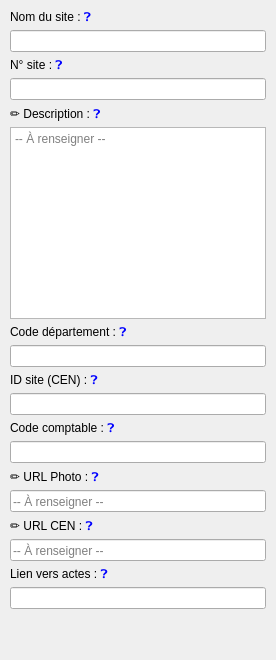
<widget class="QWidget" name="siteTab_0_scrollContents"><layout class="QVBoxLayout" name="siteTab_0_innerLayout"><property name="leftMargin"><number>10</number></property><property name="topMargin"><number>10</number></property><property name="rightMargin"><number>10</number></property><item>
                          <widget class="QLabel" name="lbl_txtSite_nom_site">
                            <property name="text"><string>Nom du site : &lt;a href="?" style="text-decoration:none;"&gt;❓&lt;/a&gt;</string></property>
                          <property name="textFormat"><enum>Qt::RichText</enum></property><property name="textInteractionFlags"><set>Qt::LinksAccessibleByMouse</set></property></widget>
                        </item>
                        <item>
                          <widget class="QLineEdit" name="txtSite_nom_site">
                            <property name="readOnly"><bool>true</bool></property>
                          </widget>
                        </item>
                        <item>
                          <widget class="QLabel" name="lbl_txtSite_num_site">
                            <property name="text"><string>N° site : &lt;a href="?" style="text-decoration:none;"&gt;❓&lt;/a&gt;</string></property>
                          <property name="textFormat"><enum>Qt::RichText</enum></property><property name="textInteractionFlags"><set>Qt::LinksAccessibleByMouse</set></property></widget>
                        </item>
                        <item>
                          <widget class="QLineEdit" name="txtSite_num_site">
                            <property name="readOnly"><bool>true</bool></property>
                          </widget>
                        </item>
                        <item>
                  <widget class="QLabel" name="label_desc">
                    <property name="text"><string>✏️ Description : &lt;a href="?" style="text-decoration:none;"&gt;❓&lt;/a&gt;</string></property>
                  <property name="textFormat"><enum>Qt::RichText</enum></property><property name="textInteractionFlags"><set>Qt::LinksAccessibleByMouse</set></property></widget>
                </item><item>
                  <widget class="QTextEdit" name="txtDescription">
                    <property name="minimumSize">
                      <size><width>0</width><height>80</height></size>
                    </property>
                    <property name="placeholderText"><string>-- À renseigner --</string></property>
                  </widget>
                </item><item>
                          <widget class="QLabel" name="lbl_txtSite_code_departement">
                            <property name="text"><string>Code département : &lt;a href="?" style="text-decoration:none;"&gt;❓&lt;/a&gt;</string></property>
                          <property name="textFormat"><enum>Qt::RichText</enum></property><property name="textInteractionFlags"><set>Qt::LinksAccessibleByMouse</set></property></widget>
                        </item>
                        <item>
                          <widget class="QLineEdit" name="txtSite_code_departement">
                            <property name="readOnly"><bool>true</bool></property>
                          </widget>
                        </item>
                        <item>
                          <widget class="QLabel" name="lbl_txtSite_id_site_cen">
                            <property name="text"><string>ID site (CEN) : &lt;a href="?" style="text-decoration:none;"&gt;❓&lt;/a&gt;</string></property>
                          <property name="textFormat"><enum>Qt::RichText</enum></property><property name="textInteractionFlags"><set>Qt::LinksAccessibleByMouse</set></property></widget>
                        </item>
                        <item>
                          <widget class="QLineEdit" name="txtSite_id_site_cen">
                            <property name="readOnly"><bool>true</bool></property>
                          </widget>
                        </item>
                        <item>
                          <widget class="QLabel" name="lbl_txtSite_code_compta">
                            <property name="text"><string>Code comptable : &lt;a href="?" style="text-decoration:none;"&gt;❓&lt;/a&gt;</string></property>
                          <property name="textFormat"><enum>Qt::RichText</enum></property><property name="textInteractionFlags"><set>Qt::LinksAccessibleByMouse</set></property></widget>
                        </item>
                        <item>
                          <widget class="QLineEdit" name="txtSite_code_compta">
                            <property name="readOnly"><bool>true</bool></property>
                          </widget>
                        </item>
                        <item>
                  <widget class="QLabel" name="label_url_photo">
                    <property name="text"><string>✏️ URL Photo : &lt;a href="?" style="text-decoration:none;"&gt;❓&lt;/a&gt;</string></property>
                  <property name="textFormat"><enum>Qt::RichText</enum></property><property name="textInteractionFlags"><set>Qt::LinksAccessibleByMouse</set></property></widget>
                </item><item>
                  <widget class="QLineEdit" name="txtUrlPhoto">
                    <property name="placeholderText"><string>-- À renseigner --</string></property>
                  </widget>
                </item><item>
                      <widget class="QLabel" name="label_url_cen">
                        <property name="text"><string>✏️ URL CEN : &lt;a href="?" style="text-decoration:none;"&gt;❓&lt;/a&gt;</string></property>
                      <property name="textFormat"><enum>Qt::RichText</enum></property><property name="textInteractionFlags"><set>Qt::LinksAccessibleByMouse</set></property></widget>
                    </item>
                    <item>
                      <widget class="QLineEdit" name="txtUrlCen">
                        <property name="placeholderText"><string>-- À renseigner --</string></property>
                      </widget>
                    </item>
                  <item>
                          <widget class="QLabel" name="lbl_txtSite_lien_vers_actes">
                            <property name="text"><string>Lien vers actes : &lt;a href="?" style="text-decoration:none;"&gt;❓&lt;/a&gt;</string></property>
                          <property name="textFormat"><enum>Qt::RichText</enum></property><property name="textInteractionFlags"><set>Qt::LinksAccessibleByMouse</set></property></widget>
                        </item>
                        <item>
                          <widget class="QLineEdit" name="txtSite_lien_vers_actes">
                            <property name="readOnly"><bool>true</bool></property>
                          </widget>
                        </item>
                        <item><spacer name="siteTab_0_spacer"><property name="orientation"><enum>Qt::Vertical</enum></property><property name="sizeHint" stdset="0"><size><width>20</width><height>40</height></size></property></spacer></item></layout></widget>
